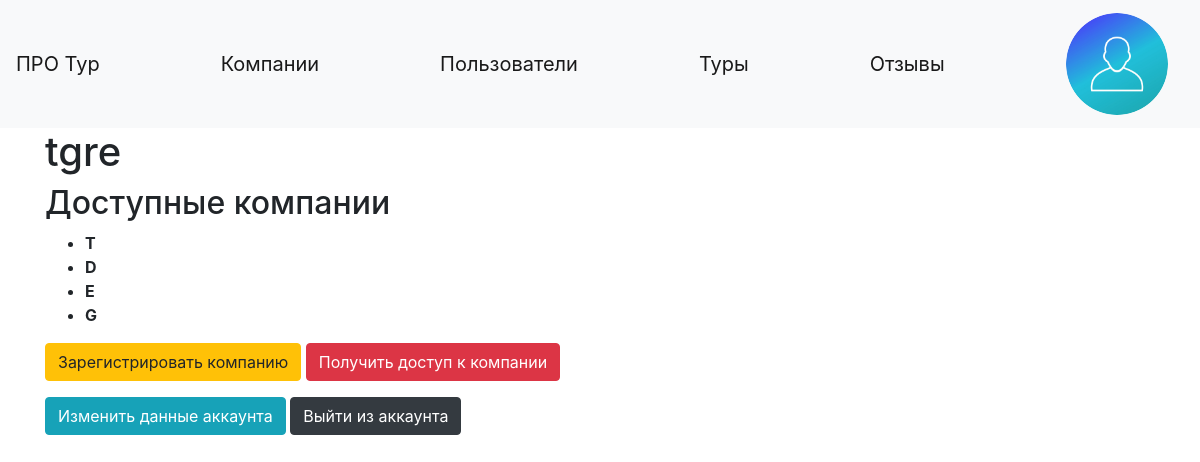
The app's page /account (signed in) with its own data.
### data/users.py (models this page shows, shortened)
class User(SqlAlchemyBase, UserMixin, SerializerMixin):
    __tablename__ = 'users'
    id = sqlalchemy.Column(sqlalchemy.Integer, primary_key=True, autoincrement=True)
    name = sqlalchemy.Column(sqlalchemy.String, nullable=True)
    birthday = sqlalchemy.Column(sqlalchemy.DateTime, nullable=True)
    sex = sqlalchemy.Column(sqlalchemy.String, nullable=True)
    email = sqlalchemy.Column(sqlalchemy.String, index=True, unique=True, nullable=True)
    hashed_password = sqlalchemy.Column(sqlalchemy.String, nullable=True)
    created_date = sqlalchemy.Column(sqlalchemy.DateTime, default=datetime.datetime.now)
    access_company = sqlalchemy.Column(sqlalchemy.String, nullable=True, default='')

### data/companies.py (models this page shows, shortened)
class Company(SqlAlchemyBase):
    __tablename__ = 'companies'
    id = sqlalchemy.Column(sqlalchemy.Integer, primary_key=True, autoincrement=True)
    name = sqlalchemy.Column(sqlalchemy.String, nullable=True)
    created_date = sqlalchemy.Column(sqlalchemy.DateTime, default=datetime.datetime.now)
    hashed_password = sqlalchemy.Column(sqlalchemy.String, nullable=True)

### main.py (the view)
@app.route('/account')
def account():
    user = flask_login.current_user
    db_sess = db_session.create_session()
    C = []
    for c in db_sess.query(Company).all():
        if str(c.id) in user.access_company.split():
            C.append(c)
    return render_template('account.html', title='Аккаунт', user=user, companies=C, img=url_for("static", filename=image))

### data/db_session.py (called while the page is built)
def create_session() -> Session:
    global __factory
    return __factory()

### main.py (called while the page is built)
@login_manager.user_loader
def load_user(user_id):
    db_sess = db_session.create_session()
    return db_sess.query(User).get(user_id)

### templates/account.html (shortened to what this page needs)
{% extends "base.html" %}
{% block content %}
<h1>{{user.name}}</h1>
<h2>Доступные компании</h2>
<ul>
{% for c in companies %}
<li><b>{{c.name}}</b></li>
{% endfor %}
</ul>
<p>
    <a class="btn btn-warning" href="/register_company">Зарегистрировать компанию</a>
    <a class="btn btn-danger" href="/login_company">Получить доступ к компании</a>
</p>
<a class="btn btn-info" href="/edit_user/{{user.id}}">Изменить данные аккаунта</a>
<a class="btn btn-dark" href="/logout">Выйти из аккаунта</a>
{% endblock %}

### records on screen
User: name "tgre"
Company: name "T"
Company: name "D"
Company: name "E"
Company: name "G"
